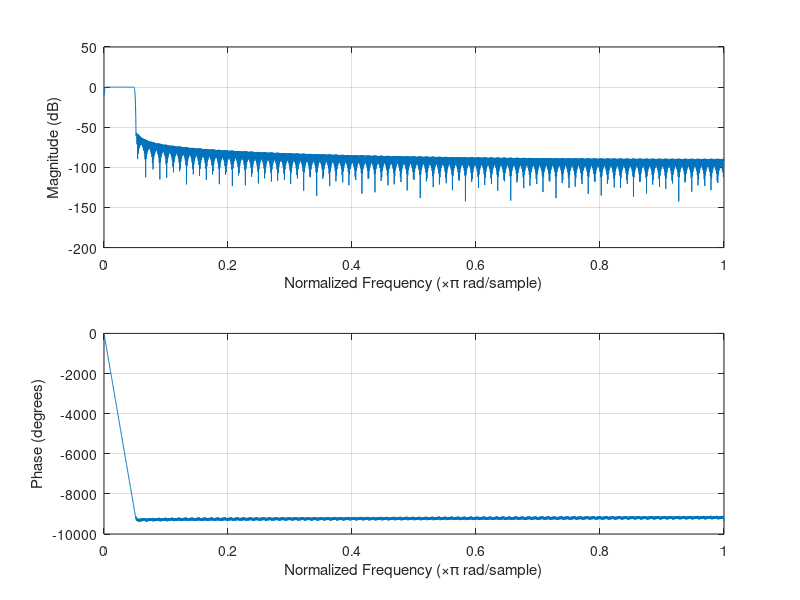

Recreate this plot in MATLAB. (Note: this script raises an error after producing the figure.)
clear all
close all

channels = 4;
timeFrame = 1;
channelPlotList = [1,2,3,4];

filterSize = 2000;
fs = 2000;
fstop = 50;
fstart = 1;
coefs = fir1(filterSize-1,[fstart/fs*2 fstop/fs*2]);
%coefs = fir1(filterSize-1,fstop/fs*2);
figure
freqz(coefs,1)

load counter
counter = counter + 1;
save('counter.mat','counter');

ADS = ADS131a04('IEEEsensor.local',4);

figure
numberOfPlots = length(channelPlotList);
for i1 = 1:numberOfPlots
    ax(i1) = subplot(numberOfPlots,1,i1);
    handle(i1) = animatedline;
    hold on
    xlabel('time(s)')
    ylabel('voltage(V)')
    %ylim([-0.05 .05])
end
linkaxes(ax,'x');

leftOverData = [];
i1 = 1;
fileID = fopen(['data' num2str(counter) '.txt'],'a');

buffer = zeros(filterSize,channels);
while(1)
    [data,s,m,us] = ADS.read();
    if length(s) > 0
        for i2 = 1:length(s)
            %write data to file
            fprintf(fileID,'%u;%u',m(i2),us(i2));
            for i3 = 1:channels
                fprintf(fileID,';%1.6f',data(i2,i3));
            end
            fprintf(fileID,'\r\n');
        end
        
        filteredData = zeros(length(s),channels);
        for i2 = 1:length(s)
            for i3 = 1:channels
                buffer(:,i3) = [buffer(2:end,i3);data(i2,i3)];
                filteredData(i2,i3) = sum(buffer(:,i3).*coefs');
            end
        end
        

        
        %plot data
        for i3 = 1:numberOfPlots
            %with filtering
            %addpoints(handle(i3),s,filteredData(:,channelPlotList(i3)));
            
            %without filtering
            addpoints(handle(i3),s,data(:,channelPlotList(i3)));
        end

        if s(end) > timeFrame
            xlim([s(end)-timeFrame,s(end)]);
        else
            xlim([0,timeFrame]);
        end
        
        drawnow limitrate
        i1 = i1 + 1;
    end
end

